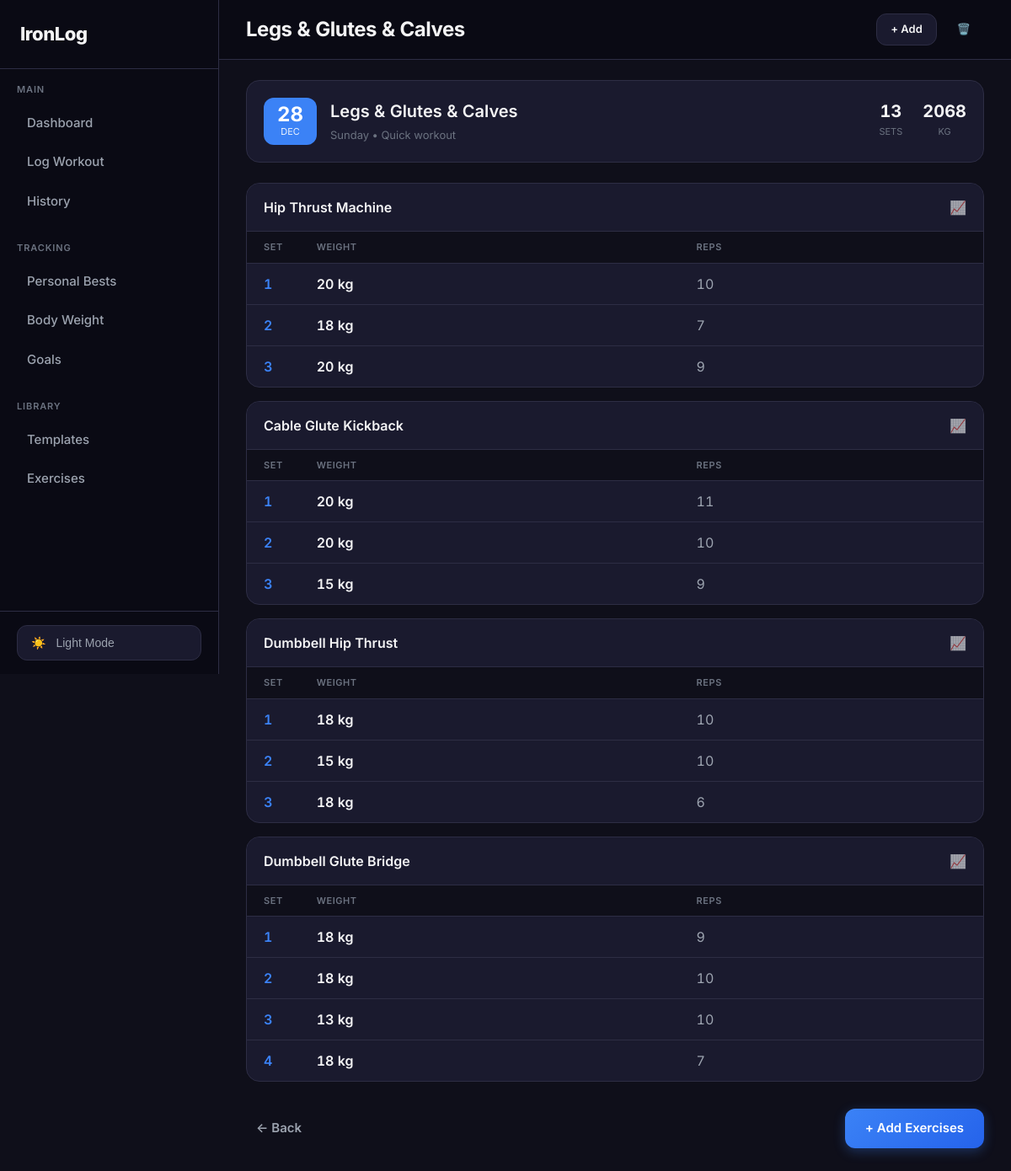
/workout/1/, run on an earlier commit of the app's database.
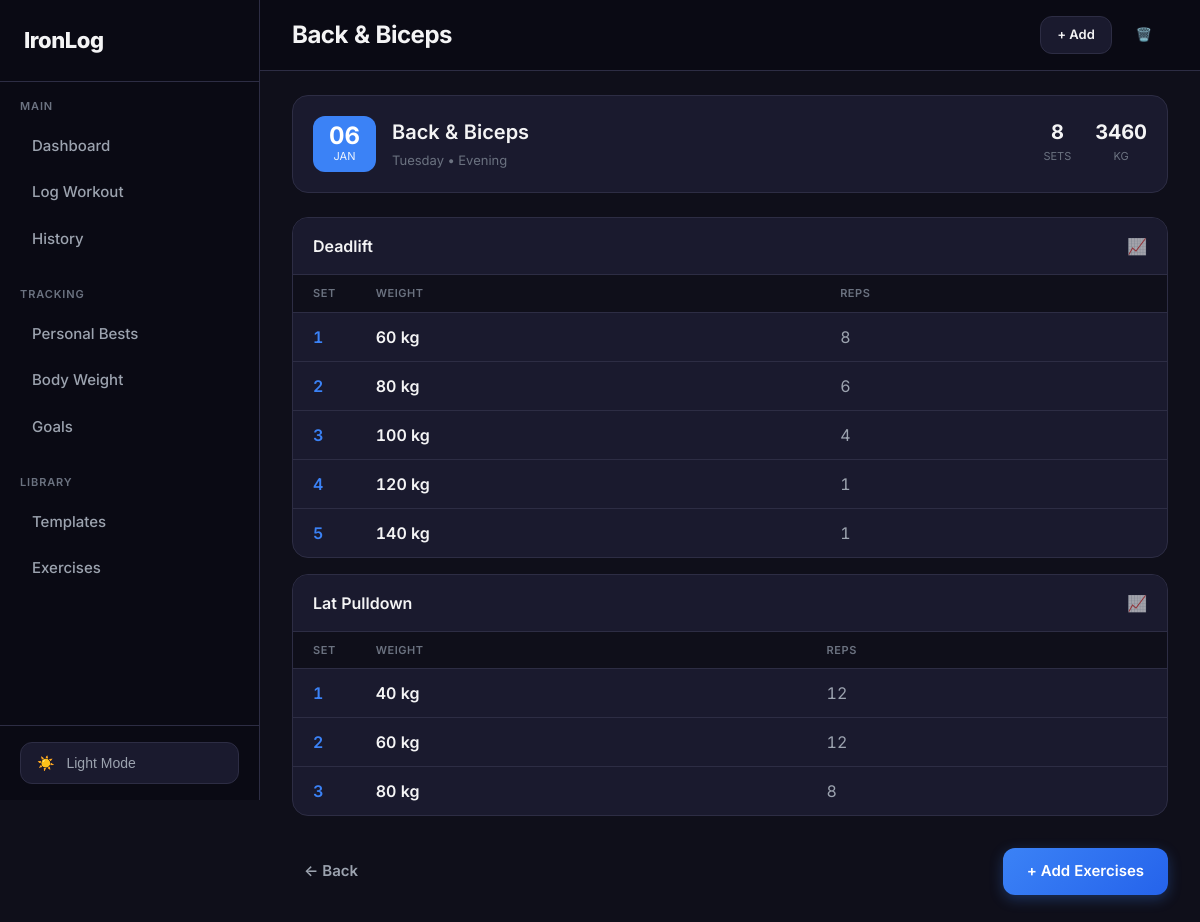
And on a later commit of the database.
### workouts/models.py (models this page shows, shortened)
class Workout(models.Model):
    date = models.DateField(default=timezone.now)
    muscle_groups = models.CharField(max_length=100, default='')
    notes = models.TextField(blank=True, default='')
    duration_minutes = models.PositiveIntegerField(null=True, blank=True)
    created_at = models.DateTimeField(auto_now_add=True)
    class Meta:
        ordering = ['-date', '-created_at']
    def get_muscle_groups_list(self):
        if not self.muscle_groups:
            return []
        return [mg.strip() for mg in self.muscle_groups.split(',') if mg.strip()]
    def get_muscle_groups_display(self):
        groups = self.get_muscle_groups_list()
        display_map = dict(Exercise.MUSCLE_GROUPS)
        return ' & '.join(display_map.get(g, g.title()) for g in groups)
    def get_total_sets(self):
        return self.sets.count()
    def get_total_volume(self):
        return sum(s.weight * s.reps for s in self.sets.all())
    def get_exercises_summary(self):
        exercises = {}
        for s in self.sets.select_related('exercise').all():
            if s.exercise.name not in exercises:
                exercises[s.exercise.name] = {'sets': [], 'exercise': s.exercise}
            exercises[s.exercise.name]['sets'].append(s)
        return exercises

class Exercise(models.Model):
    MUSCLE_GROUPS = [
        ('chest', 'Chest'),
        ('back', 'Back'),
        ('shoulders', 'Shoulders'),
        ('legs', 'Legs'),
        ('biceps', 'Biceps'),
        ('triceps', 'Triceps'),
        ('core', 'Core'),
        ('cardio', 'Cardio'),
        ('glutes', 'Glutes'),
        ('forearms', 'Forearms'),
        ('calves', 'Calves'),
        ('traps', 'Traps'),
    ]
    name = models.CharField(max_length=100)
    muscle_group = models.CharField(max_length=20, choices=MUSCLE_GROUPS)
    equipment = models.CharField(max_length=50, blank=True, default='')  # barbell, dumbbell, machine, etc.
    class Meta:
        ordering = ['muscle_group', 'name']
        unique_together = ['name', 'muscle_group']

class Set(models.Model):
    workout = models.ForeignKey(Workout, on_delete=models.CASCADE, related_name='sets')
    exercise = models.ForeignKey(Exercise, on_delete=models.CASCADE, related_name='sets')
    set_number = models.PositiveIntegerField(default=1)
    weight = models.DecimalField(max_digits=6, decimal_places=2)
    reps = models.PositiveIntegerField()
    notes = models.CharField(max_length=200, blank=True, default='')
    created_at = models.DateTimeField(auto_now_add=True)
    class Meta:
        ordering = ['created_at']

### workouts/views.py (the view)
# urls.py: path('workout/<int:workout_id>/', views.WorkoutDetailView.as_view(), name='workout_detail'),
class WorkoutDetailView(View):
    def get(self, request, workout_id):
        workout = get_object_or_404(Workout, id=workout_id)
        exercises_data = workout.get_exercises_summary()
        context = {
            'workout': workout,
            'exercises_data': exercises_data,
            'total_volume': workout.get_total_volume(),
        }
        return render(request, 'workouts/workout_detail.html', context)

### templates/workouts/workout_detail.html (shortened to what this page needs)
{% extends 'base.html' %}
{% block page_title %}{{ workout.get_muscle_groups_display }}{% endblock %}
{% block header_actions %}
<div style="display: flex; gap: 0.5rem; align-items: center;">
    <a href="{% url 'add_exercises' workout.id %}" class="btn btn-secondary btn-sm">+ Add</a>
    <form method="post" action="{% url 'delete_workout' workout.id %}" style="display: inline;">
        <button type="submit" class="btn btn-ghost btn-sm" style="color: var(--danger);" onclick="return confirm('Delete this workout?')">🗑️</button>
    </form>
</div>
{% endblock %}
{% block content %}
<div class="workout-header">
    <div class="workout-date-badge">
        <span class="date-num">{{ workout.date|date:"d" }}</span>
        <span class="date-month">{{ workout.date|date:"M" }}</span>
    </div>
    <div class="workout-info">
        <h2>{{ workout.get_muscle_groups_display }}</h2>
        <span class="workout-meta">{{ workout.date|date:"l" }}{% if workout.notes %} • {{ workout.notes }}{% endif %}</span>
    </div>
    <div class="workout-stats-inline">
        <div class="stat-inline">
            <span class="stat-num">{{ workout.get_total_sets }}</span>
            <span class="stat-lbl">sets</span>
        </div>
        <div class="stat-inline">
            <span class="stat-num">{{ total_volume|floatformat:0 }}</span>
            <span class="stat-lbl">kg</span>
        </div>
    </div>
</div>
{% if exercises_data %}
<div class="exercises-container">
    {% for name, data in exercises_data.items %}
    <div class="exercise-block">
        <div class="exercise-title">
            <span class="exercise-name">{{ name }}</span>
            <a href="{% url 'exercise_progress' data.exercise.id %}" class="progress-link">📈</a>
        </div>
        <table class="sets-table">
            <thead>
                <tr>
                    <th>Set</th>
                    <th>Weight</th>
                    <th>Reps</th>
                </tr>
            </thead>
            <tbody>
                {% for set in data.sets %}
                <tr>
                    <td class="set-num-cell">{{ forloop.counter }}</td>
                    <td class="weight-cell">{{ set.weight|floatformat:0 }} kg</td>
                    <td class="reps-cell">{{ set.reps }}</td>
                </tr>
                {% endfor %}
            </tbody>
        </table>
    </div>
    {% endfor %}
</div>
{% else %}
<div class="empty-state">
    <p>No exercises logged yet</p>
    <a href="{% url 'add_exercises' workout.id %}" class="btn btn-primary">Add Exercises</a>
</div>
{% endif %}
<div class="bottom-actions">
    <a href="{% url 'history' %}" class="btn btn-ghost">← Back</a>
    <a href="{% url 'add_exercises' workout.id %}" class="btn btn-primary">+ Add Exercises</a>
</div>
{% endblock %}

What changed in the data, as far as the page shows it:
no longer on this page (row unchanged): Exercise: name "Hip Thrust Machine", Set (weight "20", reps "10"), Set (weight "18", reps "7")
removed Set: weight "20", reps "9", shown under "Hip Thrust Machine"
no longer on this page (row unchanged): Exercise: name "Cable Glute Kickback", Set (weight "20", reps "11")
removed Set: weight "20", reps "10", shown under "Cable Glute Kickback"
removed Set: weight "15", reps "9", shown under "Cable Glute Kickback"
no longer on this page (row unchanged): Exercise: name "Dumbbell Hip Thrust"
removed Set: weight "18", reps "10", shown under "Dumbbell Hip Thrust"
removed Set: weight "15", reps "10", shown under "Dumbbell Hip Thrust"
removed Set: weight "18", reps "6", shown under "Dumbbell Hip Thrust"
no longer on this page (row unchanged): Exercise: name "Dumbbell Glute Bridge"
removed Set: weight "18", reps "9", shown under "Dumbbell Glute Bridge"
removed Set: weight "18", reps "10", shown under "Dumbbell Glute Bridge"
removed Set: weight "13", reps "10", shown under "Dumbbell Glute Bridge"
removed Set: weight "18", reps "7", shown under "Dumbbell Glute Bridge"
changed Workout: muscle_groups "Legs & Glutes & Calves" → "Back & Biceps"; date "28" → "06"; date "DEC" → "JAN"; date "Sunday" → "Tuesday"; notes "Quick workout" → "Evening"; get_total_sets "13" → "8"
now on this page (row unchanged): Exercise: name "Deadlift", Set (weight "60", reps "8"), Set (weight "80", reps "6"), Set (weight "120", reps "1")
added Set: weight "100", reps "4", shown under "Deadlift"
added Set: weight "140", reps "1", shown under "Deadlift"
now on this page (row unchanged): Exercise: name "Lat Pulldown"
added Set: weight "40", reps "12", shown under "Lat Pulldown"
added Set: weight "60", reps "12", shown under "Lat Pulldown"
added Set: weight "80", reps "8", shown under "Lat Pulldown"
Also different on the page:
{{ total_volume|floatformat:0 }}: "2068" → "3460"
